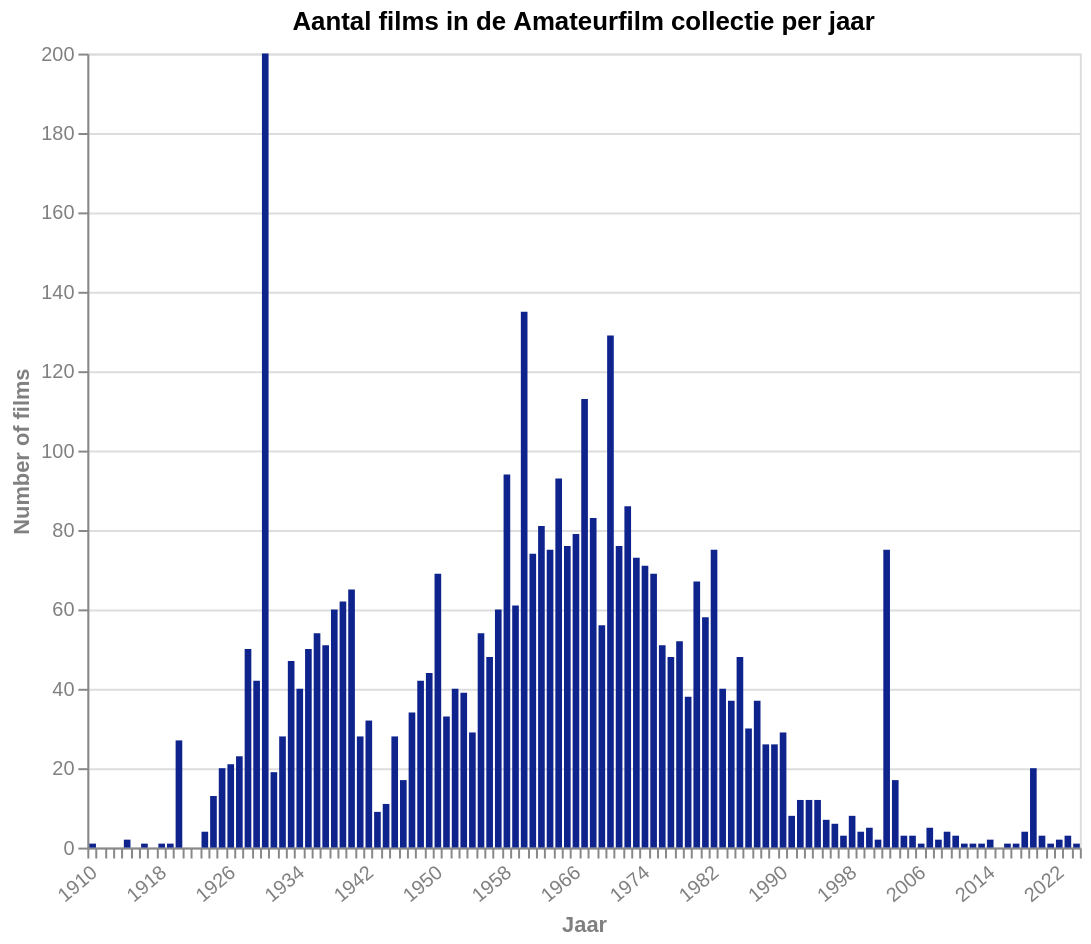

The Vega-Lite source for this figure:
### Vega-Lite specification from a JSON file in a GitHub repository (floating-point values rounded to 4 significant figures)
{"$schema": "https://vega.github.io/schema/vega-lite/v5.json", "title": "Aantal films in de Amateurfilm collectie per jaar", "description": "Aantal films per jaar", "width": 500, "height": 400, "data": {"values": [{"Year": "1910", "count": 1}, {"Year": "1914", "count": 2}, {"Year": "1916", "count": 1}, {"Year": "1918", "count": 1}, {"Year": "1919", "count": 1}, {"Year": "1920", "count": 27}, {"Year": "1923", "count": 4}, {"Year": "1924", "count": 13}, {"Year": "1925", "count": 20}, {"Year": "1926", "count": 21}, {"Year": "1927", "count": 23}, {"Year": "1928", "count": 50}, {"Year": "1929", "count": 42}, {"Year": "1930", "count": 200}, {"Year": "1931", "count": 19}, {"Year": "1932", "count": 28}, {"Year": "1933", "count": 47}, {"Year": "1934", "count": 40}, {"Year": "1935", "count": 50}, {"Year": "1936", "count": 54}, {"Year": "1937", "count": 51}, {"Year": "1938", "count": 60}, {"Year": "1939", "count": 62}, {"Year": "1940", "count": 65}, {"Year": "1941", "count": 28}, {"Year": "1942", "count": 32}, {"Year": "1943", "count": 9}, {"Year": "1944", "count": 11}, {"Year": "1945", "count": 28}, {"Year": "1946", "count": 17}, {"Year": "1947", "count": 34}, {"Year": "1948", "count": 42}, {"Year": "1949", "count": 44}, {"Year": "1950", "count": 69}, {"Year": "1951", "count": 33}, {"Year": "1952", "count": 40}, {"Year": "1953", "count": 39}, {"Year": "1954", "count": 29}, {"Year": "1955", "count": 54}, {"Year": "1956", "count": 48}, {"Year": "1957", "count": 60}, {"Year": "1958", "count": 94}, {"Year": "1959", "count": 61}, {"Year": "1960", "count": 135}, {"Year": "1961", "count": 74}, {"Year": "1962", "count": 81}, {"Year": "1963", "count": 75}, {"Year": "1964", "count": 93}, {"Year": "1965", "count": 76}, {"Year": "1966", "count": 79}, {"Year": "1967", "count": 113}, {"Year": "1968", "count": 83}, {"Year": "1969", "count": 56}, {"Year": "1970", "count": 129}, {"Year": "1971", "count": 76}, {"Year": "1972", "count": 86}, {"Year": "1973", "count": 73}, {"Year": "1974", "count": 71}, {"Year": "1975", "count": 69}, {"Year": "1976", "count": 51}, {"Year": "1977", "count": 48}, {"Year": "1978", "count": 52}, {"Year": "1979", "count": 38}, {"Year": "1980", "count": 67}, {"Year": "1981", "count": 58}, {"Year": "1982", "count": 75}, {"Year": "1983", "count": 40}, {"Year": "1984", "count": 37}, {"Year": "1985", "count": 48}, {"Year": "1986", "count": 30}, {"Year": "1987", "count": 37}, {"Year": "1988", "count": 26}, {"Year": "1989", "count": 26}, {"Year": "1990", "count": 29}, {"Year": "1991", "count": 8}, {"Year": "1992", "count": 12}, {"Year": "1993", "count": 12}, {"Year": "1994", "count": 12}, {"Year": "1995", "count": 7}, {"Year": "1996", "count": 6}, {"Year": "1997", "count": 3}, {"Year": "1998", "count": 8}, {"Year": "1999", "count": 4}, {"Year": "2000", "count": 5}, {"Year": "2001", "count": 2}, {"Year": "2002", "count": 75}, {"Year": "2003", "count": 17}, {"Year": "2004", "count": 3}, {"Year": "2005", "count": 3}, {"Year": "2006", "count": 1}, {"Year": "2007", "count": 5}, {"Year": "2008", "count": 2}, {"Year": "2009", "count": 4}, {"Year": "2010", "count": 3}, {"Year": "2011", "count": 1}, {"Year": "2012", "count": 1}, {"Year": "2013", "count": 1}, {"Year": "2014", "count": 2}, {"Year": "2016", "count": 1}, {"Year": "2017", "count": 1}, {"Year": "2018", "count": 4}, {"Year": "2019", "count": 20}, {"Year": "2020", "count": 3}, {"Year": "2021", "count": 1}, {"Year": "2022", "count": 2}, {"Year": "2023", "count": 3}, {"Year": "2024", "count": 1}]}, "mark": {"type": "bar", "binSpacing": 1, "tooltip": true}, "encoding": {"x": {"field": "Year", "type": "temporal", "title": "Jaar", "timeUnit": "year"}, "y": {"field": "count", "type": "quantitative", "title": "Number of films"}, "color": {"value": "#0F238C"}}, "config": {"countTitle": "Count", "axisX": {"labelAngle": -40, "grid": false, "tickCount": {"interval": "year", "step": 1}, "titleColor": "grey", "labelColor": "grey"}, "axisY": {"titleColor": "grey", "labelColor": "grey"}}}
